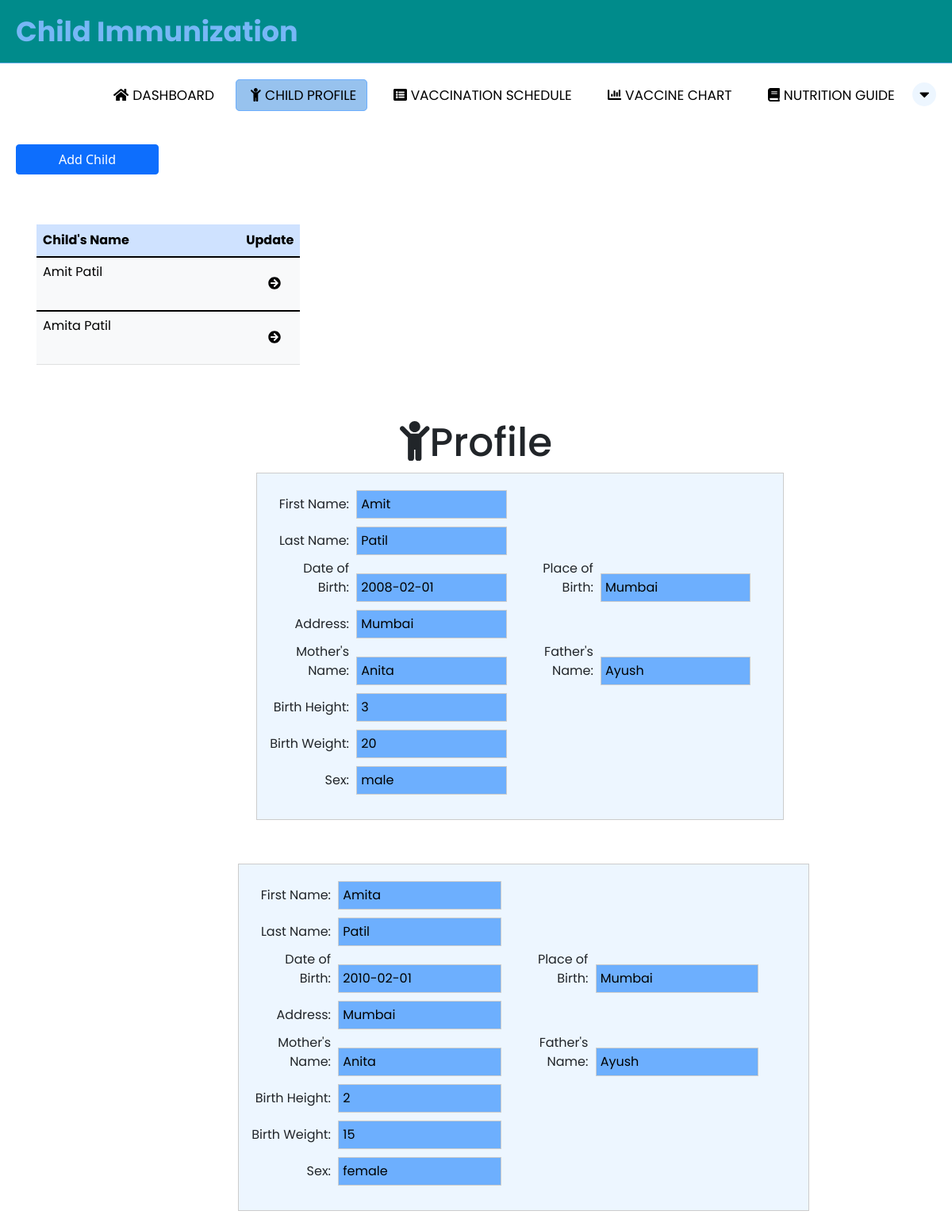
Page /parent_child.php (signed in) on the committed database.
### tables this page shows
CREATE TABLE `child_tbl` (
  `child_id` int(11) NOT NULL,
  `parent_id` int(11) NOT NULL,
  `firstname` varchar(50) NOT NULL,
  `lastname` varchar(50) NOT NULL,
  `middlename` varchar(50) NOT NULL,
  `dateofbirth` date NOT NULL,
  `placeofbirth` varchar(100) NOT NULL,
  `address` varchar(50) NOT NULL,
  `fathername` varchar(50) NOT NULL,
  `mothername` varchar(50) NOT NULL,
  `birthheight` int(11) NOT NULL,
  `birthweight` int(11) NOT NULL,
  `sex` varchar(50) NOT NULL
);

### PHP/functions.php (called while the page is built, shortened)
<?php
function check_login($con)
{
    if (isset($_SESSION['parent_id'])) {
        $parent_id = $_SESSION['parent_id'];
        $query = "SELECT * FROM parent_tbl where parent_id = '$parent_id' limit 1";
        $result = mysqli_query($con, $query);
        if ($result && mysqli_num_rows($result) > 0) {
            $user_data = mysqli_fetch_assoc($result);
            return $user_data;
        }
    }
}

### parent_child.php (the view, shortened to what this page needs)
<?php
include "PHP/connection.php";
include "PHP/functions.php";
$user_data = check_login($con);
$parent_id = $user_data['parent_id'];
?>
<!DOCTYPE html>
<html lang="en">
<head>
    <link rel="stylesheet" href="https://cdnjs.cloudflare.com/ajax/libs/font-awesome/4.7.0/css/font-awesome.min.css">
    <link href="https://cdn.jsdelivr.net/npm/bootstrap@5.1.3/dist/css/bootstrap.min.css" rel="stylesheet">
    <link rel="stylesheet" href="CSS/parent_child.css">
</head>
<body>
<nav>
  <label class="logo">Child Immunization</label>
  <ul>
    <li><a href="parent_index.php"><i class="fas fa-home" id="icon"></i>Dashboard</a></li>
    <li><a href="parent_child.php" class="active"><i class="fas fa-child"  id="icon"></i>Child Profile</a></li>
    <li><a href="parent_vaccine_schedule.php"><i class="fas fa-list-alt"  id="icon"></i>Vaccination Schedule</a></li>
    <li><a href="parent_chart.php"><i class="fa fa-chart-bar"  id="icon"></i>Vaccine Chart</a></li>
    <li><a href="parent_guide.php"><i class="fas fa-book"  id="icon"></i>Nutrition Guide</a></li>
    <div class="dropdown">
      <button class="dropbtn"><i class="fa fa-caret-down"></i></button>
    </div>
  </ul>
</nav>
<button type="button" class="btn btn-primary" data-bs-toggle="modal" data-bs-target="#addUser">
Add Child
</button>
<div class="container">
  </div>
<div class="container">
    <table id="example" class="table table-primary table-hover" style="width:30%;">
        <thead>
            <tr>
              <th>Child's Name</th>
              <th style="width: 10%">Update</th>
            </tr>
        </thead>
        <tbody class="table table-light" style="line-height: 20px">
            <?php
            $sql = "SELECT * FROM child_tbl where parent_id='$parent_id'";
            $stmt = $con->prepare($sql);
            $stmt->execute();
            $result = $stmt->get_result();
            while ($row = $result->fetch_assoc()) { ?>
            <tr>
                <td><?php echo $row['firstname'] . "  " . $row['lastname']; ?></td>
                <td><button id="id-<?php echo $row['child_id']; ?>" type="button" class="btn btn-primary editbtn" style="color: black; border: none">
                <i class="fa fa-arrow-circle-right"></i>
                </button></td>
            </tr>
            <?php }
            ?>
        </tbody>
    </table>
</div>
<div class="container">
<h2><i class="fa fa-child"></i>Profile</h2>
<?php
$sql = "SELECT * FROM child_tbl where parent_id='$parent_id'";
$stmt = $con->prepare($sql);
$stmt->execute();
$result = $stmt->get_result();
$child_ids = [];
while ($row = $result->fetch_assoc()) {
    $child_ids[] = $row['child_id'];
}
foreach ($child_ids as $value) {
    $sql = "SELECT * FROM child_tbl where child_id='$value'";
    $stmt = $con->prepare($sql);
    $stmt->execute();
    $result = $stmt->get_result();
    while ($row = mysqli_fetch_assoc($result)) { ?>
<form class="form-inline-1" action="/action_page.php"  style="border:1px solid #ccc">
<div class="container">
    <label class="label">First Name:</label>
    <input type="text" value=<?php if (isset($row['firstname'])) {
        echo $row['firstname'];
    } ?>>
<br>
    <label class="label">Last Name:</label>
    <input type="text" value=<?php if (isset($row['lastname'])) {
        echo $row['lastname'];
    } ?>>
<br>
    <label class="label">Date of Birth:</label>
    <input type="text" value=<?php if (isset($row['dateofbirth'])) {
        echo $row['dateofbirth'];
    } ?>>
    <label for="pwd" class="label">Place of Birth:</label>
    <input type="text" value=<?php if (isset($row['placeofbirth'])) {
        echo $row['placeofbirth'];
    } ?>>
<br>
    <label class="label">Address:</label>
    <input type="text" value=<?php if (isset($row['address'])) {
        echo $row['address'];
    } ?>>
<br>
    <label class="label">Mother's Name:</label>
    <input type="text" value=<?php if (isset($row['mothername'])) {
        echo $row['mothername'];
    } ?>>
    <label for="pwd" class="label">Father's Name:</label>
    <input type="text" value=<?php if (isset($row['fathername'])) {
        echo $row['fathername'];
    } ?>>
<br>
    <label class="label">Birth Height:</label>
    <input type="text" value=<?php if (isset($row['birthheight'])) {
        echo $row['birthheight'];
    } ?>>
<br>
    <label for="pwd" class="label"> Birth Weight:</label>
    <input type="text" value=<?php if (isset($row['birthweight'])) {
        echo $row['birthweight'];
    } ?>>
<br>
    <label  class="label">Sex:</label>
    <input type="text" value=<?php if (isset($row['sex'])) {
        echo $row['sex'];
    } ?>>
    </div>
    </div>
</form>
<br>
<?php }
}
?>
</body>
</html>

### CSS/parent_child.css (style rules this page uses)
* { padding: 0; margin: 0; text-decoration: none; list-style: none; box-sizing: border-box; font-family: 'Poppins' , sans-serif; }
nav { background: darkcyan; height: 80px; width: 100%; border-bottom: 1px solid #77b7f6; }
.logo { color: #000000; font-size: 35px; line-height: 80px; padding: 0 20px; font-weight: bold; }
nav ul { float: right; margin-right: 20px; }
nav ul li { display: inline-block; line-height: 80px; margin: 0 5px; text-decoration: none; }
nav ul li a { color: #000000; font-size: 17px; padding: 7px 13px; border-radius: 5px; text-transform: uppercase; text-decoration: none; }
#icon { display: inline-block; text-align: center; margin: 0 5px; }
a.active, a:hover { background:#97c2ee; border: 1px solid #6daffe; transition: .3s; }
.dropbtn { border-radius: 50%; background-color: #edf6ff; width: 30px; margin-top: 20px; color: #000000; padding: 0; font-size: 20px; border: none; cursor: pointer; }
.dropdown { position: relative; display: inline-block; }
.form-inline-1 { margin-left: 25%; margin-top: 5px; width: 60%; background-color: #edf6ff; }
h2 { font-size: 50px; margin-top: 10px; text-align: center; }
input[type=text] { padding: 5px; margin: 5px; display: inline-block; border: 1px solid #ccc; box-sizing: border-box; justify-content: center; align-items: center; background-color: #6daffe; width: 30%; }
.container { margin-bottom: 10px; align-items: center; }
.label { display: inline-block; width: 100px; text-align: right; }
button { background-color: #6daffe; color: white; padding: 5px 10px; margin: 5px 0; cursor: pointer; }
.btn { margin-left: 20px; width: 15%; }
.container { padding: 16px; }

### rows in the picture
child_tbl: firstname "Amit", lastname "Patil", dateofbirth "2008-02-01", placeofbirth "Mumbai", address "Mumbai", mothername "Anita", fathername "Ayush", birthheight "3", birthweight "20", sex "male"
child_tbl: firstname "Amita", lastname "Patil", dateofbirth "2010-02-01", placeofbirth "Mumbai", address "Mumbai", mothername "Anita", fathername "Ayush", birthheight "2", birthweight "15", sex "female"
